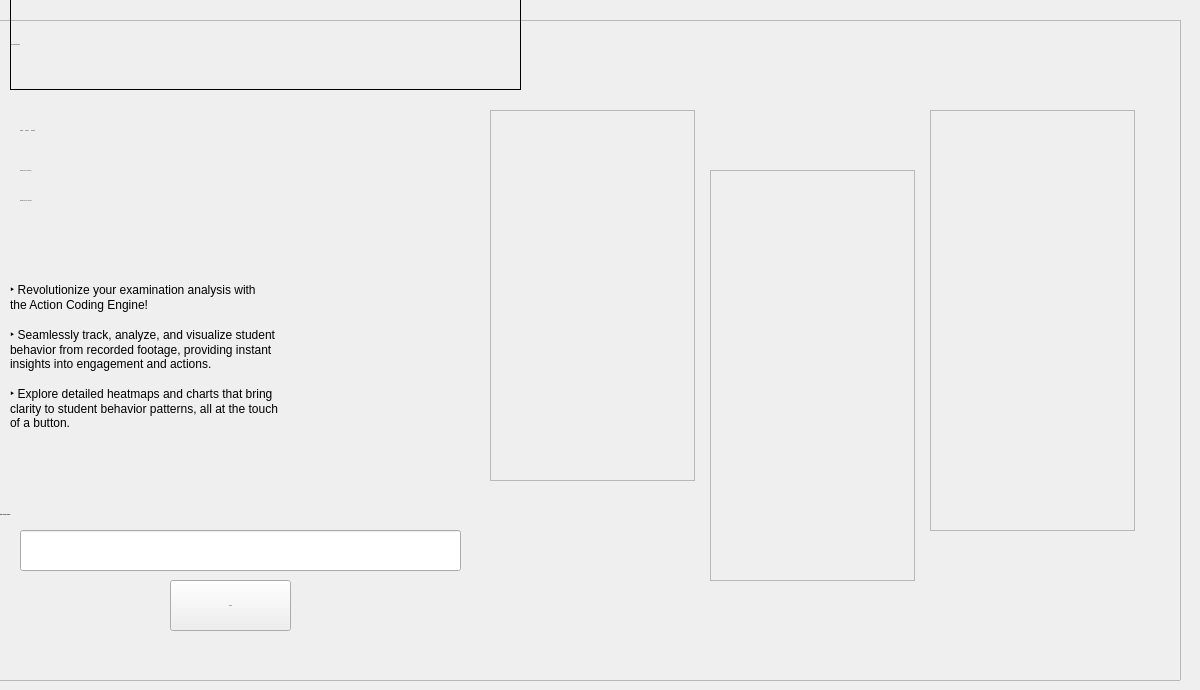
    <widget class="QWidget" name="Homepage">
     <widget class="QFrame" name="frame_5">
      <property name="geometry">
       <rect>
        <x>10</x>
        <y>-1</y>
        <width>511</width>
        <height>91</height>
       </rect>
      </property>
      <property name="frameShape">
       <enum>QFrame::Shape::Box</enum>
      </property>
      <property name="frameShadow">
       <enum>QFrame::Shadow::Plain</enum>
      </property>
      <widget class="QLabel" name="Homepage_label">
       <property name="geometry">
        <rect>
         <x>0</x>
         <y>0</y>
         <width>491</width>
         <height>91</height>
        </rect>
       </property>
       <property name="font">
        <font>
         <family>Bell MT</family>
         <pointsize>-1</pointsize>
         <fontweight>Medium</fontweight>
        </font>
       </property>
       <property name="text">
        <string>Action Coding Engine</string>
       </property>
      </widget>
     </widget>
     <widget class="QLabel" name="slogan2">
      <property name="geometry">
       <rect>
        <x>20</x>
        <y>150</y>
        <width>441</width>
        <height>41</height>
       </rect>
      </property>
      <property name="font">
       <font>
        <family>Bell MT</family>
        <pointsize>-1</pointsize>
        <bold>true</bold>
       </font>
      </property>
      <property name="text">
       <string>E  v  e  r  y    A  c  t  i  o  n,</string>
      </property>
     </widget>
     <widget class="QLabel" name="slogan3">
      <property name="geometry">
       <rect>
        <x>20</x>
        <y>180</y>
        <width>441</width>
        <height>41</height>
       </rect>
      </property>
      <property name="font">
       <font>
        <family>Bell MT</family>
        <pointsize>-1</pointsize>
        <bold>true</bold>
       </font>
      </property>
      <property name="text">
       <string>E  v  e  r  y    D  e  t  a  i  l!</string>
      </property>
     </widget>
     <widget class="QFrame" name="ImageDesign_Placeholder1">
      <property name="geometry">
       <rect>
        <x>490</x>
        <y>110</y>
        <width>205</width>
        <height>371</height>
       </rect>
      </property>
      <property name="frameShape">
       <enum>QFrame::Shape::StyledPanel</enum>
      </property>
      <property name="frameShadow">
       <enum>QFrame::Shadow::Raised</enum>
      </property>
      <widget class="QLabel" name="label_14">
       <property name="geometry">
        <rect>
         <x>0</x>
         <y>0</y>
         <width>531</width>
         <height>371</height>
        </rect>
       </property>
       <property name="text">
        <string/>
       </property>
       <property name="pixmap">
        <pixmap resource="icons/icons.qrc">:/icons/Home_page_picture.png</pixmap>
       </property>
       <property name="scaledContents">
        <bool>true</bool>
       </property>
      </widget>
     </widget>
     <widget class="QFrame" name="ImageDesign_Placeholder2">
      <property name="geometry">
       <rect>
        <x>710</x>
        <y>170</y>
        <width>205</width>
        <height>411</height>
       </rect>
      </property>
      <property name="frameShape">
       <enum>QFrame::Shape::StyledPanel</enum>
      </property>
      <property name="frameShadow">
       <enum>QFrame::Shadow::Raised</enum>
      </property>
      <widget class="QLabel" name="label_84">
       <property name="geometry">
        <rect>
         <x>-160</x>
         <y>0</y>
         <width>581</width>
         <height>411</height>
        </rect>
       </property>
       <property name="text">
        <string/>
       </property>
       <property name="pixmap">
        <pixmap resource="icons/icons.qrc">:/icons/Home_page_picture.png</pixmap>
       </property>
       <property name="scaledContents">
        <bool>true</bool>
       </property>
      </widget>
     </widget>
     <widget class="QFrame" name="ImageDesign_Placeholder1_2">
      <property name="geometry">
       <rect>
        <x>930</x>
        <y>110</y>
        <width>205</width>
        <height>421</height>
       </rect>
      </property>
      <property name="frameShape">
       <enum>QFrame::Shape::StyledPanel</enum>
      </property>
      <property name="frameShadow">
       <enum>QFrame::Shadow::Raised</enum>
      </property>
      <widget class="QLabel" name="label_85">
       <property name="geometry">
        <rect>
         <x>-380</x>
         <y>0</y>
         <width>601</width>
         <height>421</height>
        </rect>
       </property>
       <property name="text">
        <string/>
       </property>
       <property name="pixmap">
        <pixmap resource="icons/icons.qrc">:/icons/Home_page_picture.png</pixmap>
       </property>
       <property name="scaledContents">
        <bool>true</bool>
       </property>
      </widget>
     </widget>
     <widget class="QLabel" name="small_intro">
      <property name="geometry">
       <rect>
        <x>10</x>
        <y>200</y>
        <width>471</width>
        <height>311</height>
       </rect>
      </property>
      <property name="layoutDirection">
       <enum>Qt::LayoutDirection::LeftToRight</enum>
      </property>
      <property name="text">
       <string>‣ Revolutionize your examination analysis with
the Action Coding Engine!

‣ Seamlessly track, analyze, and visualize student
behavior from recorded footage, providing instant
insights into engagement and actions.

‣ Explore detailed heatmaps and charts that bring
clarity to student behavior patterns, all at the touch
of a button.</string>
      </property>
      <property name="textFormat">
       <enum>Qt::TextFormat::PlainText</enum>
      </property>
      <property name="alignment">
       <set>Qt::AlignmentFlag::AlignLeading|Qt::AlignmentFlag::AlignLeft|Qt::AlignmentFlag::AlignVCenter</set>
      </property>
      <property name="wordWrap">
       <bool>false</bool>
      </property>
     </widget>
     <widget class="QFrame" name="frame_9">
      <property name="geometry">
       <rect>
        <x>-10</x>
        <y>20</y>
        <width>1191</width>
        <height>661</height>
       </rect>
      </property>
      <property name="frameShape">
       <enum>QFrame::Shape::StyledPanel</enum>
      </property>
      <property name="frameShadow">
       <enum>QFrame::Shadow::Raised</enum>
      </property>
      <widget class="QLabel" name="label_86">
       <property name="geometry">
        <rect>
         <x>-20</x>
         <y>10</y>
         <width>631</width>
         <height>611</height>
        </rect>
       </property>
       <property name="text">
        <string/>
       </property>
       <property name="pixmap">
        <pixmap>:/icons_resource/SPARTA.png</pixmap>
       </property>
       <property name="scaledContents">
        <bool>true</bool>
       </property>
      </widget>
      <widget class="QLabel" name="label_87">
       <property name="geometry">
        <rect>
         <x>460</x>
         <y>-80</y>
         <width>721</width>
         <height>731</height>
        </rect>
       </property>
       <property name="text">
        <string/>
       </property>
       <property name="pixmap">
        <pixmap resource="icons/icons.qrc">:/icons/LOGO TRANSPARENT.png</pixmap>
       </property>
       <property name="scaledContents">
        <bool>true</bool>
       </property>
      </widget>
      <widget class="QLabel" name="label_88">
       <property name="geometry">
        <rect>
         <x>-80</x>
         <y>-90</y>
         <width>721</width>
         <height>731</height>
        </rect>
       </property>
       <property name="text">
        <string/>
       </property>
       <property name="pixmap">
        <pixmap resource="icons/icons.qrc">:/icons/SPARTA.png</pixmap>
       </property>
       <property name="scaledContents">
        <bool>true</bool>
       </property>
      </widget>
      <widget class="QPushButton" name="start_button">
       <property name="geometry">
        <rect>
         <x>180</x>
         <y>560</y>
         <width>121</width>
         <height>51</height>
        </rect>
       </property>
       <property name="font">
        <font>
         <family>Segoe UI</family>
         <pointsize>-1</pointsize>
        </font>
       </property>
       <property name="text">
        <string>START!</string>
       </property>
      </widget>
      <widget class="QLabel" name="label_22">
       <property name="geometry">
        <rect>
         <x>10</x>
         <y>479</y>
         <width>221</width>
         <height>31</height>
        </rect>
       </property>
       <property name="font">
        <font>
         <family>Bell MT</family>
         <pointsize>-1</pointsize>
         <bold>true</bold>
        </font>
       </property>
       <property name="text">
        <string>Enter Session Name: *</string>
       </property>
      </widget>
      <widget class="QLineEdit" name="sessionName_line_edit">
       <property name="geometry">
        <rect>
         <x>30</x>
         <y>510</y>
         <width>441</width>
         <height>41</height>
        </rect>
       </property>
      </widget>
      <widget class="QLabel" name="slogan1">
       <property name="geometry">
        <rect>
         <x>30</x>
         <y>90</y>
         <width>441</width>
         <height>41</height>
        </rect>
       </property>
       <property name="font">
        <font>
         <family>Bell MT</family>
         <pointsize>-1</pointsize>
         <italic>true</italic>
         <stylestrategy>PreferDefault</stylestrategy>
        </font>
       </property>
       <property name="text">
        <string>Import,        Analyze,         Visualize!</string>
       </property>
       <property name="textFormat">
        <enum>Qt::TextFormat::PlainText</enum>
       </property>
       <property name="margin">
        <number>0</number>
       </property>
      </widget>
      <zorder>label_86</zorder>
      <zorder>label_88</zorder>
      <zorder>label_87</zorder>
      <zorder>start_button</zorder>
      <zorder>label_22</zorder>
      <zorder>sessionName_line_edit</zorder>
      <zorder>slogan1</zorder>
     </widget>
     <zorder>frame_9</zorder>
     <zorder>frame_5</zorder>
     <zorder>slogan2</zorder>
     <zorder>slogan3</zorder>
     <zorder>ImageDesign_Placeholder1</zorder>
     <zorder>ImageDesign_Placeholder2</zorder>
     <zorder>ImageDesign_Placeholder1_2</zorder>
     <zorder>small_intro</zorder>
    </widget>
